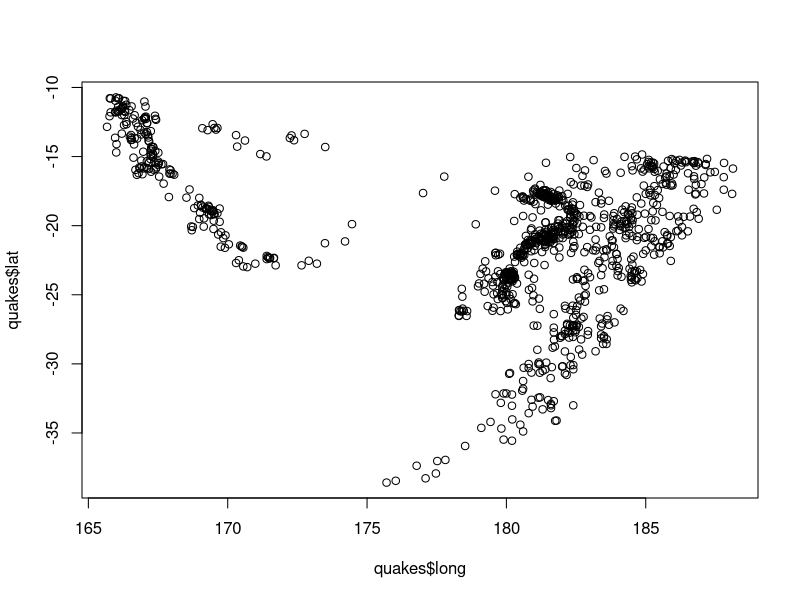
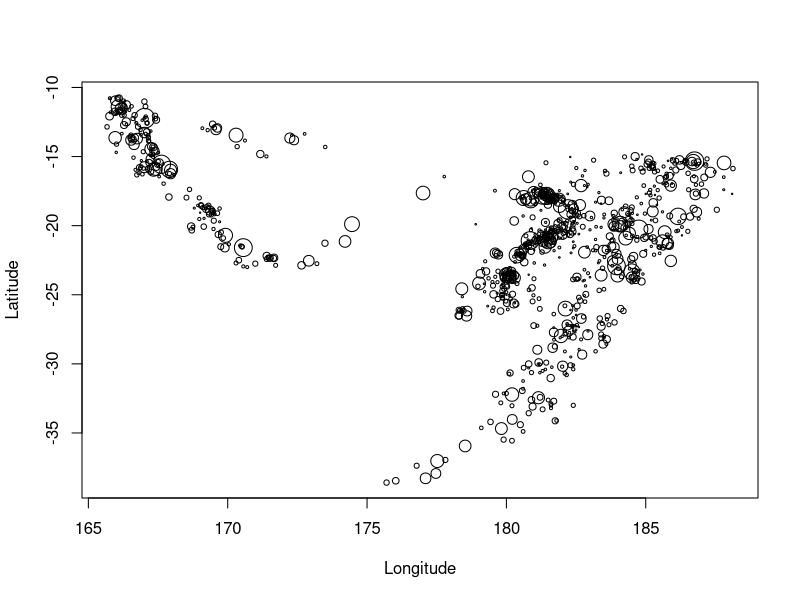
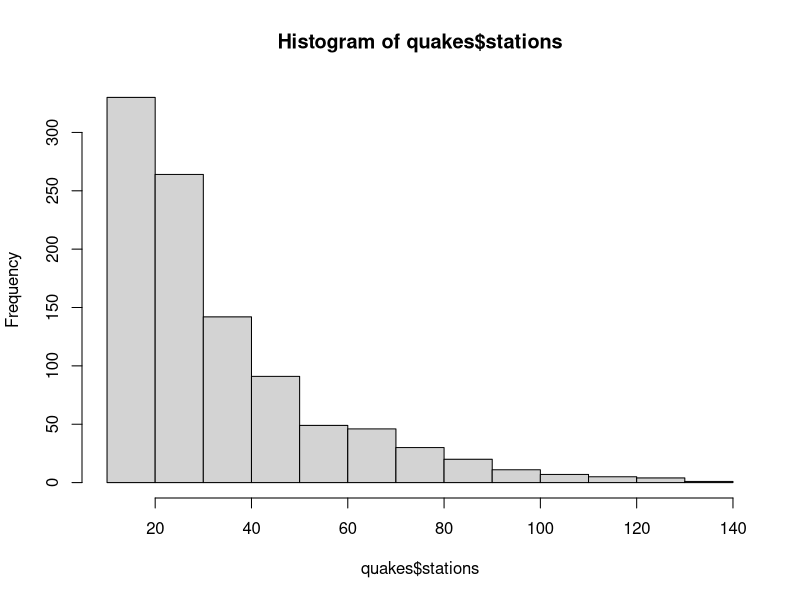
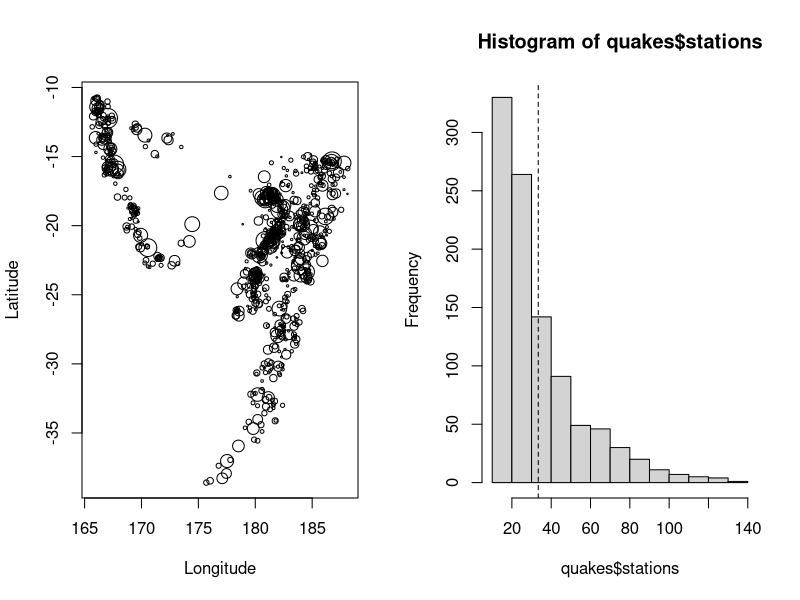
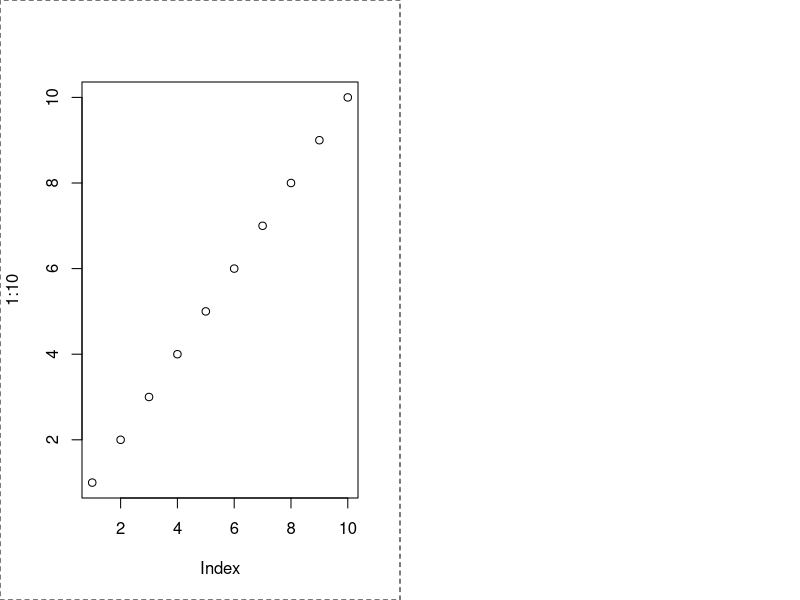
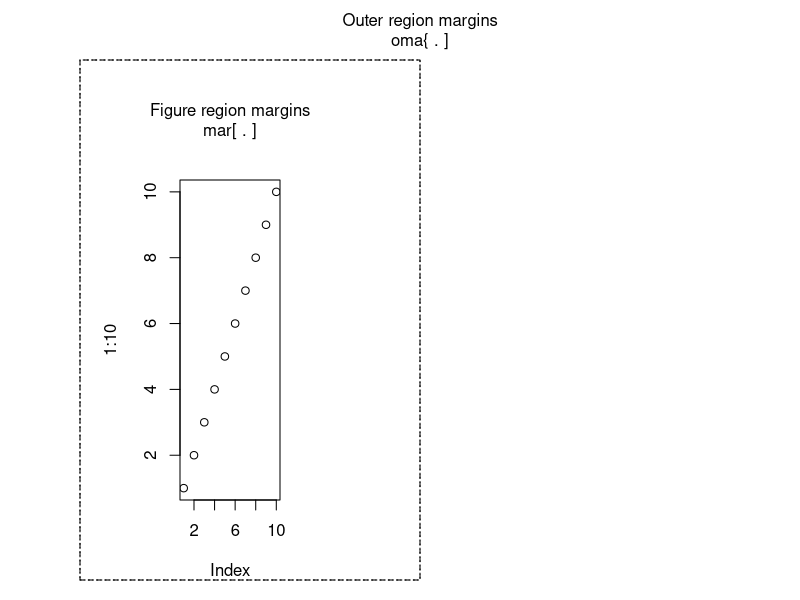
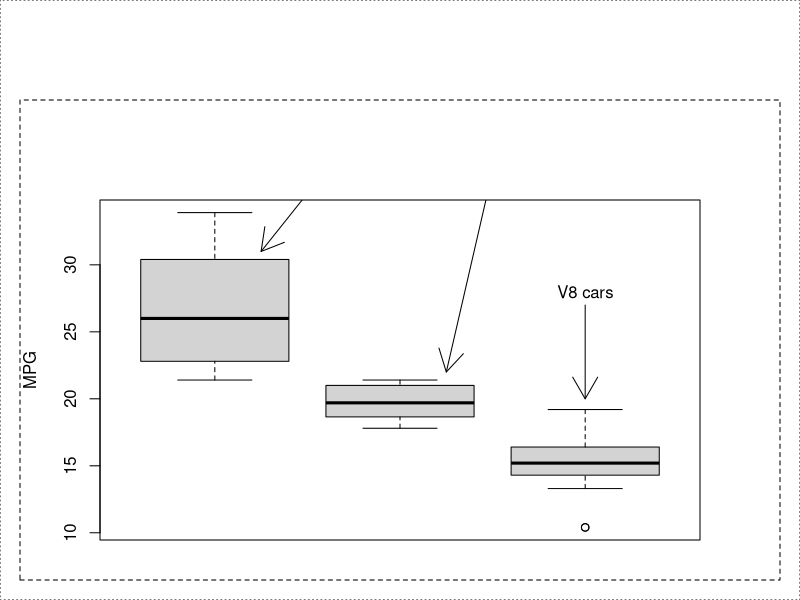
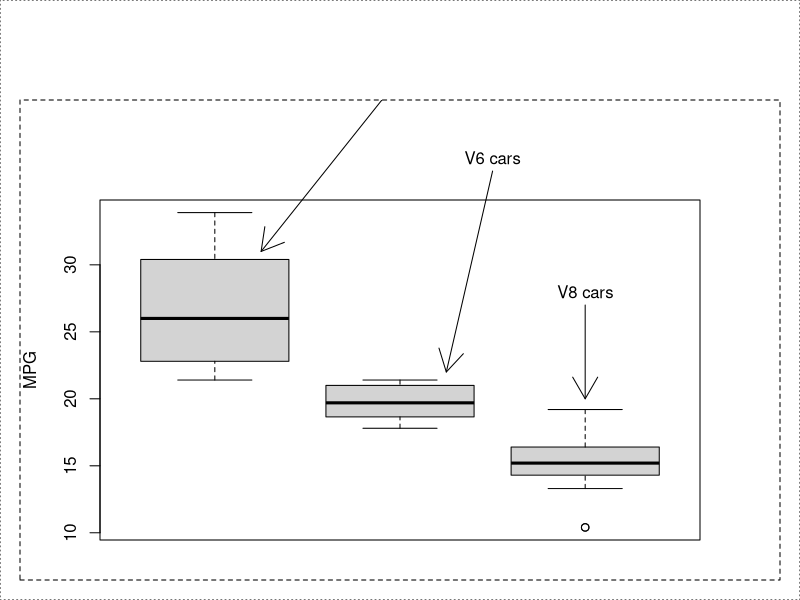

Generate these figures, in order, with R: (Note: this script raises an error after producing the figures.)
# The following chapter deals with advanced techniques for plot customisation in R.

# ===========================================================================================
# General Graphics Device Layout ---------------------------------------------
# ===========================================================================================
# Manually Opening a New Device -------------------------------------------
# You can open new device windows using dev.new; the newly opened window will immediately 
# become active, and any subsequent plotting commands will affect the particular device. For
# example:
plot(quakes$long, quakes$lat)
# Now, say you want to also see a histogram of the number of stations that detected each 
# event. To create a new plotting window:
dev.new() 
hist(quakes$stations)
# So, if you hadn't used dev.new(), you would've just overwritten the first window.

# Switching between devices -----------------------------------------------
# To switch between devices, use  dev.set() followed by the device number you want to make
# active. The following code activates Device 2 and re-plots the locations of the seismic 
# events so that the size of each point is proportional to the number of stations that 
# detected the event. It also tidies up the axis labels:
dev.set(2)
plot(quakes$long, quakes$lat, cex = .02 * quakes$stations, 
     xlab = "Longitude", ylab = "Latitude")
# Switching back to the histogram plot:
dev.set(4)
abline(v = mean(quakes$stations), lty = 2)

# Closing a device --------------------------------------------------------
# To close a device, it is easiest to use dev.off(). dev.off() with no arguments simply 
# closes the currently active device. Otherwise, you can specify the device number just as 
# when using dev.set(). To close the plot of the spatial locations, leaving the histogram as
# the active device, call dev.off() with the respective argument:
dev.off(2)
# the repeat call of dev.off() will close the remaining device:
dev.off()

# Multiple plots in one device --------------------------------------------
# There are a few ways to do this. There are two ways which are arguably the easiest.

# 1. Setting the mfrow parameter:
# The mfrow argument instructs device to 'invisibly' divide itself into a grid of the 
# specified dimensions, with each cell holding one plot.You pass the mfrow option a numeric 
# integer vector of length 2 in the order of c(rows, columns); with the default being c(1, 1).

# Say you want two plots, side by side:
par(mfrow = c(1, 2))
plot(quakes$long, quakes$lat, cex = .02 * quakes$stations,
     xlab = "Longitude", ylab = "Latitude")
hist(quakes$stations)
abline(v = mean(quakes$stations), lty = 2)

# ===========================================================================================
# Plotting Regions and Margins --------------------------------------------
# ===========================================================================================
# Default spacing ---------------------------------------------------------
# You can find your default figure margin settings with a call to par():
par()$oma
par()$mar
# there is no out margin (oma) set by default. The default margin space is the output of mar.

# To illustrate these regions, consider the following image:
plot(1:10)
box(which = "figure", lty = 2)
# ... you can see the dashed line snug up-against the window edges.

# Custom spacing ----------------------------------------------------------
# Let's tailor the outer margins:
par(oma = c(1, 4, 3, 2), mar = 4:7)
plot(1:10)
box(which = "figure", lty = 2)
box(which = "figure", lty = 3)
# Since you would usually manipulate margin space to accommodate particular annotations of 
# the plot, let's look at the mtext() function, used specifically to produce text in the 
# figure or outer margins. By default, the argument outer is FALSE. Setting outer = TRUE 
# positions the text in the outer region, e.g.:
mtext("Figure region margins\nmar[ . ]", line = 2)
mtext("Outer region margins\noma{ . ]", line = .5, outer = TRUE)

# Clipping ----------------------------------------------------------------
# Controlling clipping allows you to draw in or add elements to the margin regions with
# reference to the user coordinates of the plot itself. For example, you might want to 
# place a legend outside the plotting area, or you might wish to draw an arrow that 
# extends beyond the plot region to embellish a particular observation. 

# The graphical parameter xpd controls clipping in base R. By default, xpd is set to 
# FALSE, so all drawing is clipped to the available plot region only. Setting xpd to TRUE
# allows you to draw things outside the formally defined plot region intot he figure 
# margins, but not into any outer margins.

# Setting xpd to NA will permit drawing in all three areas - plot region, margins, and 
# outer margins. For example:
dev.off()
#  xpd = FALSE...
par(oma = c(1, 1, 5, 1), mar = c(2, 4, 5, 4))
boxplot(mtcars$mpg ~ mtcars$cyl, xaxt = "n", ylab = "MPG")
box("figure", lty = 2)
box("outer", lty = 3)
arrows(x0 = c(2, 2.5, 3), y0 = c(44, 37, 27), x1 = c(1.25, 2.25, 3), y1 = c(31, 22, 20),
       xpd = FALSE)
text(x = c(2, 2.5, 3), y = c(45, 38, 28), c("V4 cars", "V6 cars", "V8 cars"),
     xpd = FALSE)
# xpd = TRUE...
par(oma = c(1, 1, 5, 1), mar = c(2, 4, 5, 4))
boxplot(mtcars$mpg ~ mtcars$cyl, xaxt = "n", ylab = "MPG")
box("figure", lty = 2)
box("outer", lty = 3)
arrows(x0 = c(2, 2.5, 3), y0 = c(44, 37, 27), x1 = c(1.25, 2.25, 3), y1 = c(31, 22, 20),
       xpd = TRUE)
text(x = c(2, 2.5, 3), y = c(45, 38, 28), c("V4 cars", "V6 cars", "V8 cars"),
     xpd = TRUE)
# xpd NA...
par(oma = c(1, 1, 5, 1), mar = c(2, 4, 5, 4))
boxplot(mtcars$mpg ~ mtcars$cyl, xaxt = "n", ylab = "MPG")
box("figure", lty = 2)
box("outer", lty = 3)
arrows(x0 = c(2, 2.5, 3), y0 = c(44, 37, 27), x1 = c(1.25, 2.25, 3), y1 = c(31, 22, 20),
       xpd = NA)
text(x = c(2, 2.5, 3), y = c(45, 38, 28), c("V4 cars", "V6 cars", "V8 cars"),
     xpd = NA)

# Point-and-Click Coordinate Interaction ----------------------------------
# You can also use mouse clicks to select coordinates. Here's how you do it:
plot(1)
coordList <- locator(type = "o", pch = 4, lty = 2, lwd = 3, col = "red", xpd = TRUE)
# you terminate the process by clicking on 'finish', found at the top right of the plot 
# console; the coordinates are saved in the defined object.

# Ad Hoc Annotation -------------------------------------------------------
# The locator function alos allows you to place ad hoc annotations, such as legends, on 
# your plot.

# The following code produces a scatter plot of a multiple linear regression of mean 
# student height as a function of handspan and sex, which was covered in chapter 21.
library(MASS)
plot(survey$Height ~ survey$Wr.Hnd, pch = 16,
     col = c("grey", "black")[as.numeric(survey$Sex)],
     xlab = "Writing handspan", ylab = "Height")
legend(locator(n = 1), legend = levels(survey$Sex), pch = 16,
       col = c("grey", "black"))
# Here, by indicating n = 1, it automatically induces an upper limit on the number of 
# points that the function argument locator records.

# ===========================================================================================
# Customising Traditional R Plots -----------------------------------------
# ===========================================================================================
# Now it is time to focus on common features of plots.

# Graphical Parameters for Style and Suppression --------------------------
# There are two axis 'styles' controlled by the graphical parameters xaxs and yaxs. Their 
# sole purpose is to decide whether to impose the small amount of additional horizontal and
# vertical buffer spaces that's present at the ends of each axis to prevent points being 
# chopped off. The default, xaxs = "r" and yaxis = "r", is to include that space. The 
# alternative is to set one or both parameters to "i", which instructs the plot region to be
# strictly defined by the upper and lower limits of the data. E.g.:
plot(mtcars$hp, mtcars$mpg, cex = (mtcars$wt / mean(mtcars$wt)), xaxs = "i", yaxs = "i")

# If you want total control over the specific appearance of any boxes, axes, and their labels,
# you'll want to start a plot with none of these and add them as per your design. For example:
plot(mtcars$hp, mtcars$mpg, cex = (mtcars$wt / mean(mtcars$wt)), xaxt = "n", yaxt = "n",
     bty = "n", xlab = "")
# or...
plot(mtcars$hp, mtcars$mpg, cex = (mtcars$wt / mean(mtcars$wt)), axes = FALSE, ann = FALSE)

# Customising Boxes -------------------------------------------------------
# When starting with a suppressed-box or suppressed-axis plot, to add a box specific to the 
# current plot region in the active graphics device, you use box and specify its type with 
# bty. For example:
box(bty = "u")
# bty is A character string which determined the type of box which is drawn about plots. If 
# bty is one of "o" (the default), "l", "7", "c", "u", or "]" the resulting box resembles 
# the corresponding upper case letter. A value of "n" suppresses the box.

# Customising Axes --------------------------------------------------------
# One you have a box the way you want it, you can focus on the axes. The axis() function 
# allows you to control the addition and appearance of an axis on any of the four sides of 
# the plot region in greater detail. The first argument it takes is side, provided with a 
# single integer, either: 1 (bottom), 2 (left), 3 (top), 4 (right). These numbers are 
# consistent with the positions of the relevant margin-spacing values when you're setting 
# graphical parameter vectors, like mar.

# For example, the first thing you might want to change on an axis are the positions of the 
# tick marks. By default, R uses the built-in function pretty() to find a 'neat' sequence of 
# values for scale of each axis, but you can set your own by passing the at argument to axis.
# For example:
hp_sequence <- seq(min(mtcars$hp), max(mtcars$hp), length.out = 10)
plot(mtcars$hp, mtcars$mpg, cex = (mtcars$wt / mean(mtcars$wt)), xaxt = "n", bty = "n",
     ann = FALSE)
axis(side = 1, at = hp_sequence)
axis(side = 3, at = round(hp_sequence))

# ===========================================================================================
# Specialised Text and Label Notation -------------------------------------
# ===========================================================================================
# Tools for controlling fonts and displaying special notation.

# Font --------------------------------------------------------------------
# The displayed font is controlled by two graphical parameters: family() for the specific 
# font family and font(), an integer selector for controlling bold and italic typeface.

# Available fonts depend on the OS and the graphics device you are using. There are, however,
# three general families - "sans" (default), "serif", and "mono" - that are always available.
# You can set the family and font parameters globally, but it is also common to set them for
# specific graphical outputs.  For example:
par(mar = c(3, 3, 3, 3))
plot(1, 1, type = "n", xlim = c(-1, 1), ylim = c(0, 7), xaxt = "n", yaxt = "n", ann = FALSE)
text(0, 6, labels = "sans text (default)\nfamily =\"sans\", font = 1")
text(0, 5, labels = "serif text \nfamily = \"mono\", font = 1", family = "serif", font = 1)
text(0, 4, labels = "mono text \nfamily = \"mono\", font = 1", family = "mono", font = 1)
text(0, 3, labels = "mono text (bold, italic)\nfamily = \"mono\", font = 4", family = "mono",
     font = 4)
text(0, 2, labels = "sans text (italic)\nfamily = \"sans\", font = 3", family = "sans",
     font = 3)
text(0, 1, labels = "serif text (bold)\nfamily = \"serif\", font = 2", family = "serif", 
     font = 2)
mtext("some", line = 1, at = -.5, cex = 2, family = "sans")
mtext("different", line = 1, at = 0, cex = 2, family = "serif")
mtext("fonts", line = 1, at = .5, cex = 2, family = "mono")

# Greek Symbols -----------------------------------------------------------
# For statistically or mathematically technical plots, annotation may require Greek symbols 
# or mathematical markup. You can display these using the expression() function, which, among
# other things, is capable of invoking the plotmath mode of R. Use of expression returns a
# special object that has a class of the same name and can subsequently be passed to any 
# argument in a plotting function that requires the character string to be displayed. For
# example:
dev.off()
par(mar = c(3, 3, 3, 3))
plot(1, 1, type = "n", xlim = c(-1, 1), ylim = c(.5, 4.5), xaxt = "n", yaxt = "n", 
     ann = FALSE)
text(0, 4, labels = expression(alpha), cex = 1.5)
text(0, 3, labels = expression(paste("sigma: ", sigma, " Sigma: ", Sigma)),
     family = "mono", cex = 1.5)
text(0, 2, labels = expression(paste(beta, " ", gamma, " ", Phi)), cex = 1.5)
text(0, 1, labels = expression(paste(Gamma, "(", tau, ") = 24 when ", tau, " = 5")),
     family = "serif", cex = 1.5)
title(main = expression(paste("Gr", epsilon, epsilon, "k")), cex.main = 2)

# Mathematical Expression -------------------------------------------------










